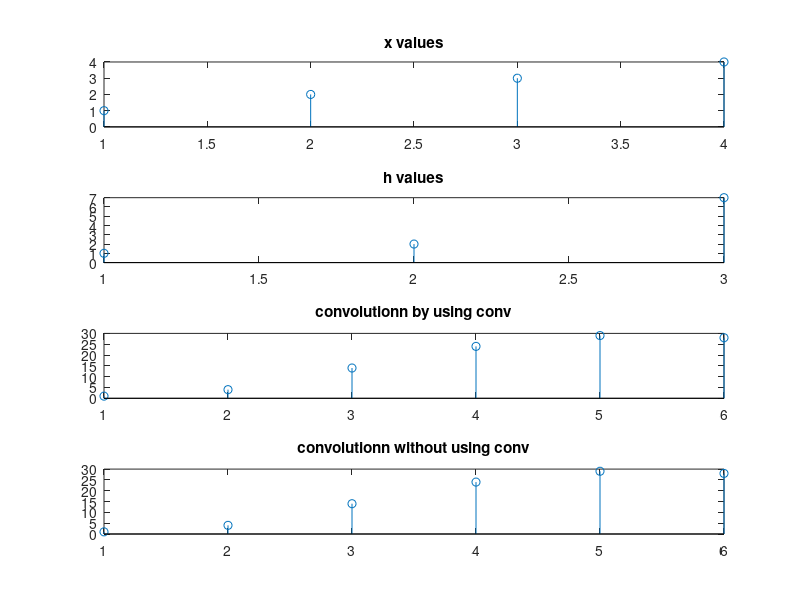

MATLAB code for this plot:
clc;
clear all;
close all;
h=[1 2 7];
x=[1 2 3 4];
m = length(h);
n = length(x);
cc = conv(x,h)
subplot(4,1,1)
stem(x)
title('x values')
subplot(4,1,2)
stem(h)
title('h values')
subplot(4,1,3)
stem(cc)
title('convolutionn by using conv')
h=[zeros(1,n-1) h zeros(1,n-1)];
for i=0:n-1
ax(i+1) = x(n-i);
end
for shift =0:n+m-1-1
new_x(shift+1,:)=[zeros(1,shift) ax zeros(1,n+m-1-shift-1)]
y= new_x(shift+1,:).*h;
yy(shift+1) = sum(y);
end
subplot(4,1,4)
stem(yy)
title('convolutionn without using conv')